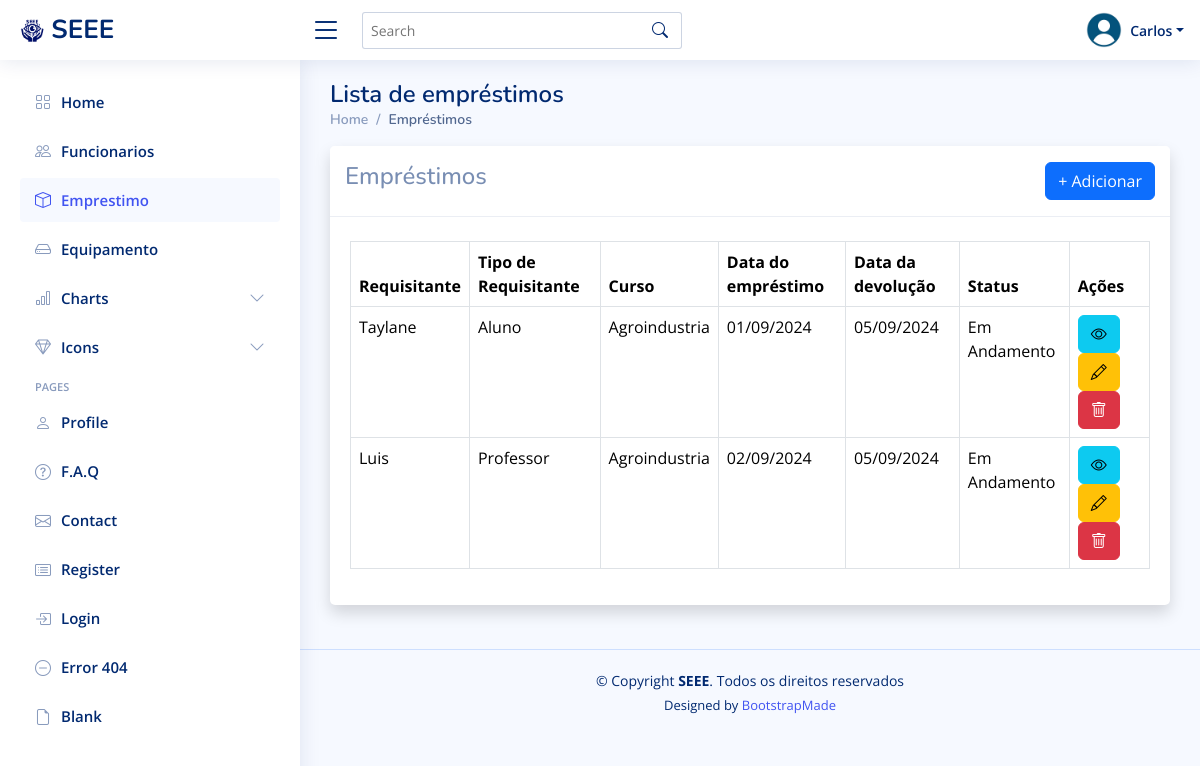
Page /emprestimo/list/ (signed in) on the earlier database version.
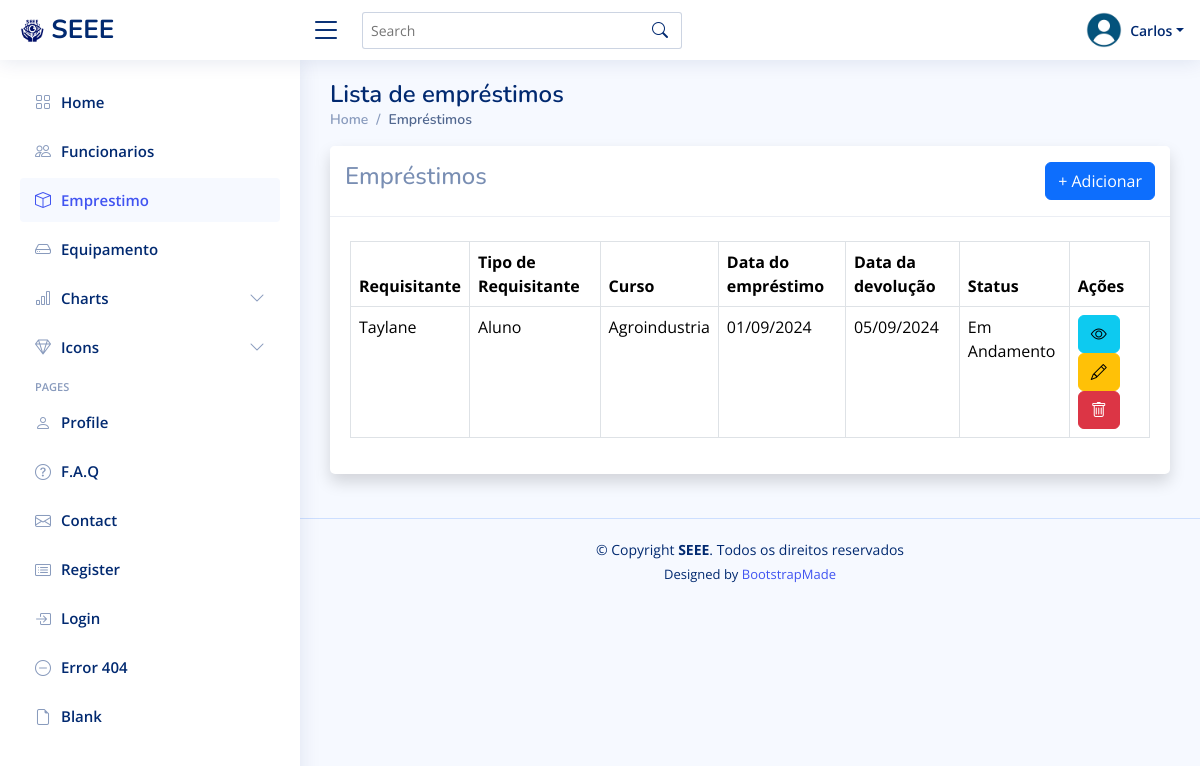
Same page on the later database version.
### emprestimo/models.py (models this page shows, shortened)
class Emprestimo(models.Model):
    class TipoDoRequisitante(models.IntegerChoices):
        ALUNO = 1, 'Aluno'
        PROFESSOR = 2, 'Professor'
        FUNCIONARIO = 3, 'Funcionário'
        OUTRO = 4, 'Outro'
    class Status(models.IntegerChoices):
        CONCLUIDO = 1, 'Devolvido'
        ANDAMENTO = 2, 'Em Andamento'
        INCOMPLETO = 3, 'Atrasado'
    requisitante = models.CharField(max_length=50)
    tipoDoRequisitante = models.IntegerField(choices=TipoDoRequisitante.choices, default=TipoDoRequisitante.OUTRO)
    sala = models.CharField(max_length=50)
    curso = models.CharField(max_length=20, null=True)
    dataEmprestimo = models.DateField(default=timezone.now)
    dataDevolucao = models.DateField(null=True, blank=True)
    observacoesDeDevolucao = models.CharField(max_length=255, blank=True)
    status = models.IntegerField(choices=Status.choices, default=Status.ANDAMENTO)
    funcionario = models.ForeignKey('funcionario.Funcionario', on_delete=models.SET_NULL, null=True, blank=True)

### emprestimo/views.py (the view)
# urls.py: path('list/', views.list, name='emprestimoList')
@login_required
def list(request):
    emprestimos = Emprestimo.objects.all()
    return render(request, 'emprestimo/list.html', {'emprestimos':emprestimos})

### templates/emprestimo/list.html (shortened to what this page needs)
{% extends 'funcionario/_base.html' %}
{% block content %}
<div class="pagetitle">
    <h1>Lista de empréstimos</h1>
    <nav>
        <ol class="breadcrumb">
            <li class="breadcrumb-item"><a href="/funcionario/">Home</a></li>
            <li class="breadcrumb-item active">Empréstimos</li>
        </ol>
    </nav>
</div>
<div class="card shadow mb-4">
    <div class="card-header py-3 d-sm-flex align-items-center justify-content-between mb-4">
        <h4>Empréstimos</h4>
        <a class="btn btn-primary" href="{% url 'emprestimoAdd' %}">+ Adicionar</a>
    </div>
    <div class="card-body">
        <div class="table-responsive">
            <table class="table table-bordered">
                <thead>
                    <tr>
                        <th>Requisitante</th>
                        <th>Tipo de Requisitante</th>
                        <th>Curso</th>
                        <th>Data do empréstimo</th>
                        <th>Data da devolução</th>
                        <th>Status</th>
                        <th>Ações</th>
                    </tr>
                </thead>
                <tbody>
                    {% for e in emprestimos %}
                        <tr>
                            <td>{{ e.requisitante }}</td>
                            <td>{{ e.get_tipoDoRequisitante_display }}</td>
                            <td>{{ e.curso }}</td>
                            <td>{{ e.dataEmprestimo|date:"d/m/Y" }}</td>
                            <td>{{ e.dataDevolucao|date:"d/m/Y" }}</td>
                            <td>{{ e.get_status_display }}</td>
                            <td>
                                <a class="btn btn-info" href="{% url 'emprestimoDetail' e.id %}" data-bs-toggle="tooltip" data-bs-placement="top" title="Ver detalhes"><i class="bi bi-eye"></i></a>
                                <a class="btn btn-warning" href="{% url 'emprestimoEdit' e.id  %}" data-bs-toggle="tooltip" data-bs-placement="top" title="Editar"><i class="bi bi-pencil"></i></a>
                                <button type="button" class="btn btn-danger" data-bs-toggle="modal" data-bs-target="#basicModal-{{ e.id }}"><i class="bi bi-trash"></i></button>
                            </td>
                        </tr>
                    {% endfor %}
                </tbody>
            </table>
        </div>
    </div>
</div>
{% endblock %}

### templates/funcionario/_base.html (shortened to what this page needs)
{% load static %}
<!DOCTYPE html>
<html lang="en">
<head>
  <link href="{% static 'assets/vendor/bootstrap/css/bootstrap.min.css' %}" rel="stylesheet">
  <link href="{% static 'assets/vendor/bootstrap-icons/bootstrap-icons.css' %}" rel="stylesheet">
  <link href="{% static 'assets/vendor/boxicons/css/boxicons.min.css' %}" rel="stylesheet">
  <link href="{% static 'assets/vendor/quill/quill.snow.css' %}" rel="stylesheet">
  <link href="{% static 'assets/vendor/quill/quill.bubble.css' %}" rel="stylesheet">
  <link href="{% static 'assets/vendor/remixicon/remixicon.css' %}" rel="stylesheet">
  <link href="{% static 'assets/vendor/simple-datatables/style.css' %}" rel="stylesheet">
  <link href="{% static 'assets/css/style.css' %}" rel="stylesheet">
</head>
<body>
  <header id="header" class="header fixed-top d-flex align-items-center">
    <div class="d-flex align-items-center justify-content-between">
      <a href="index.html" class="logo d-flex align-items-center">
        <img src="{% static 'assets/img/SEEE.png' %}" alt="">
        <span class="d-none d-lg-block">SEEE</span>
      </a>
      <i class="bi bi-list toggle-sidebar-btn"></i>
    </div>
    <div class="search-bar">
      <form class="search-form d-flex align-items-center" method="POST" action="#">
        <input type="text" name="query" placeholder="Search" title="Enter search keyword">
        <button type="submit" title="Search"><i class="bi bi-search"></i></button>
      </form>
    </div>
    <nav class="header-nav ms-auto">
      <ul class="d-flex align-items-center">
        <li class="nav-item dropdown pe-3">
          <a class="nav-link nav-profile d-flex align-items-center pe-0" href="#" data-bs-toggle="dropdown">
            <img src="{% static 'assets/img/profile.png' %}" alt="Profile" class="rounded-circle">
            <span class="d-none d-md-block dropdown-toggle ps-2">{{ user.username }}</span>
          </a>
        </li>
      </ul>
    </nav>
  </header>
  {% include 'funcionario/sidebar.html'%}
  <main id="main" class="main">
    {% block content %}
    {% endblock %}
  </main>
  <footer id="footer" class="footer">
    <div class="copyright">
      &copy; Copyright <strong><span>SEEE</span></strong>. Todos os direitos reservados
    </div>
    <div class="credits">
      Designed by <a href="https://bootstrapmade.com/">BootstrapMade</a>
    </div>
  </footer>
</body>
</html>

### templates/funcionario/sidebar.html (shortened to what this page needs)
{% load static %}
  <aside id="sidebar" class="sidebar">
    <ul class="sidebar-nav" id="sidebar-nav">
      <li class="nav-item">
        <a class="nav-link {% if request.path == '/funcionario/' %}active{% else %}collapsed{% endif %}" href="/funcionario/">
          <i class="bi bi-grid"></i>
          <span>Home</span>
        </a>
      </li>
      <li class="nav-item">
        <a class="nav-link {% if request.path == '/funcionario/list/' %}active{% else %}collapsed{% endif %}" href="/funcionario/list/">
          <i class="bi bi-people"></i>
          <span>Funcionarios</span>
        </a>
      </li>
      <li class="nav-item">
        <a class="nav-link {% if request.path == '/emprestimo/list/' %}active{% else %}collapsed{% endif %}" href="/emprestimo/list/">
          <i class="bi bi-box"></i>
          <span>Emprestimo</span>
        </a>
      </li>
      <li class="nav-item">
        <a class="nav-link {% if request.path == '/equipamento/' %}active{% else %}collapsed{% endif %}" href="/equipamento/">
          <i class="bi bi-hdd"></i>
          <span>Equipamento</span>
        </a>
      </li>
      <li class="nav-item">
        <a class="nav-link collapsed" data-bs-target="#charts-nav" data-bs-toggle="collapse" href="#">
          <i class="bi bi-bar-chart"></i><span>Charts</span><i class="bi bi-chevron-down ms-auto"></i>
        </a>
      </li>
      <li class="nav-item">
        <a class="nav-link collapsed" data-bs-target="#icons-nav" data-bs-toggle="collapse" href="#">
          <i class="bi bi-gem"></i><span>Icons</span><i class="bi bi-chevron-down ms-auto"></i>
        </a>
      </li>
      <li class="nav-heading">Pages</li>
      <li class="nav-item">
        <a class="nav-link collapsed" href="users-profile.html">
          <i class="bi bi-person"></i>
          <span>Profile</span>
        </a>
      </li>
      <li class="nav-item">
        <a class="nav-link collapsed" href="pages-faq.html">
          <i class="bi bi-question-circle"></i>
          <span>F.A.Q</span>
        </a>
      </li>
      <li class="nav-item">
        <a class="nav-link collapsed" href="pages-contact.html">
          <i class="bi bi-envelope"></i>
          <span>Contact</span>
        </a>
      </li>
      <li class="nav-item">
        <a class="nav-link collapsed" href="pages-register.html">
          <i class="bi bi-card-list"></i>
          <span>Register</span>
        </a>
      </li>
      <li class="nav-item">
        <a class="nav-link collapsed" href="pages-login.html">
          <i class="bi bi-box-arrow-in-right"></i>
          <span>Login</span>
        </a>
      </li>
      <li class="nav-item">
        <a class="nav-link collapsed" href="pages-error-404.html">
          <i class="bi bi-dash-circle"></i>
          <span>Error 404</span>
        </a>
      </li>
      <li class="nav-item">
        <a class="nav-link collapsed" href="pages-blank.html">
          <i class="bi bi-file-earmark"></i>
          <span>Blank</span>
        </a>
      </li>
    </ul>
  </aside>

### static/assets/css/style.css (style rules this page uses)
:root { scroll-behavior: smooth; }
body { font-family: "Open Sans", sans-serif; background: #f6f9ff; color: #444444; }
a { color: #4154f1; text-decoration: none; }
h1, h2, h3, h4, h5, h6 { font-family: "Nunito", sans-serif; }
#main { margin-top: 60px; padding: 20px 30px; transition: all 0.3s; }
.pagetitle { margin-bottom: 10px; }
.pagetitle h1 { font-size: 24px; margin-bottom: 0; font-weight: 600; color: #012970; }
.card { margin-bottom: 30px; border: none; border-radius: 5px; box-shadow: 0px 0 30px rgba(1, 41, 112, 0.1); }
.card-header, .card-footer { border-color: #ebeef4; background-color: #fff; color: #798eb3; padding: 15px; }
.card-body { padding: 0 20px 20px 20px; }
.breadcrumb { font-size: 14px; font-family: "Nunito", sans-serif; color: #899bbd; font-weight: 600; }
.breadcrumb a { color: #899bbd; transition: 0.3s; }
.breadcrumb .breadcrumb-item::before { color: #899bbd; }
.breadcrumb .active { color: #51678f; font-weight: 600; }
.logo { line-height: 1; }
@media (min-width: 1200px) { .logo { width: 280px; } }
.logo img { max-height: 26px; margin-right: 6px; }
.logo span { font-size: 26px; font-weight: 700; color: #012970; font-family: "Nunito", sans-serif; }
.header { transition: all 0.5s; z-index: 997; height: 60px; box-shadow: 0px 2px 20px rgba(1, 41, 112, 0.1); background-color: #fff; padding-left: 20px; }
.header .toggle-sidebar-btn { font-size: 32px; padding-left: 10px; cursor: pointer; color: #012970; }
.header .search-bar { min-width: 360px; padding: 0 20px; }
.header .search-form { width: 100%; }
.header .search-form input { border: 0; font-size: 14px; color: #012970; border: 1px solid rgba(1, 41, 112, 0.2); padding: 7px 38px 7px 8px; border-radius: 3px; transition: 0.3s; width: 100%; }
.header .search-form button { border: 0; padding: 0; margin-left: -30px; background: none; }
.header .search-form button i { color: #012970; }
.header-nav ul { list-style: none; }
.header-nav>ul { margin: 0; padding: 0; }
.header-nav .nav-profile { color: #012970; }
.header-nav .nav-profile img { max-height: 36px; }
.header-nav .nav-profile span { font-size: 14px; font-weight: 600; }
.sidebar { position: fixed; top: 60px; left: 0; bottom: 0; width: 300px; z-index: 996; transition: all 0.3s; padding: 20px; overflow-y: auto; scrollbar-width: thin; scrollbar-color: #aab7cf transparent; box-shadow: 0px 0px 20px rgba(1, 41, 112, 0.1); background-color: #fff; }
@media (min-width: 1200px) { #main, #footer { margin-left: 300px; } }
.sidebar-nav { padding: 0; margin: 0; list-style: none; }
.sidebar-nav li { padding: 0; margin: 0; list-style: none; }
.sidebar-nav .nav-item { margin-bottom: 5px; }
.sidebar-nav .nav-heading { font-size: 11px; text-transform: uppercase; color: #899bbd; font-weight: 600; margin: 10px 0 5px 15px; }
.sidebar-nav .nav-link { display: flex; align-items: center; font-size: 15px; font-weight: 600; color: #4154f1; transition: 0.3; background: #f6f9ff; padding: 10px 15px; border-radius: 4px; }
.sidebar-nav .nav-link i { font-size: 16px; margin-right: 10px; color: #4154f1; }
.sidebar-nav .nav-link.collapsed { color: #012970; background: #fff; }
.sidebar-nav .nav-link.collapsed i { color: #899bbd; }
.sidebar-nav .nav-link .bi-chevron-down { margin-right: 0; transition: transform 0.2s ease-in-out; }
.footer { padding: 20px 0; font-size: 14px; transition: all 0.3s; border-top: 1px solid #cddfff; }
.footer .copyright { text-align: center; color: #012970; }
.footer .credits { padding-top: 5px; text-align: center; font-size: 13px; color: #012970; }

Differences in the rows shown:
removed Emprestimo: requisitante "Luis", tipoDoRequisitante "Professor", curso "Agroindustria", dataEmprestimo "02/09/2024", dataDevolucao "05/09/2024", status "Em Andamento"
